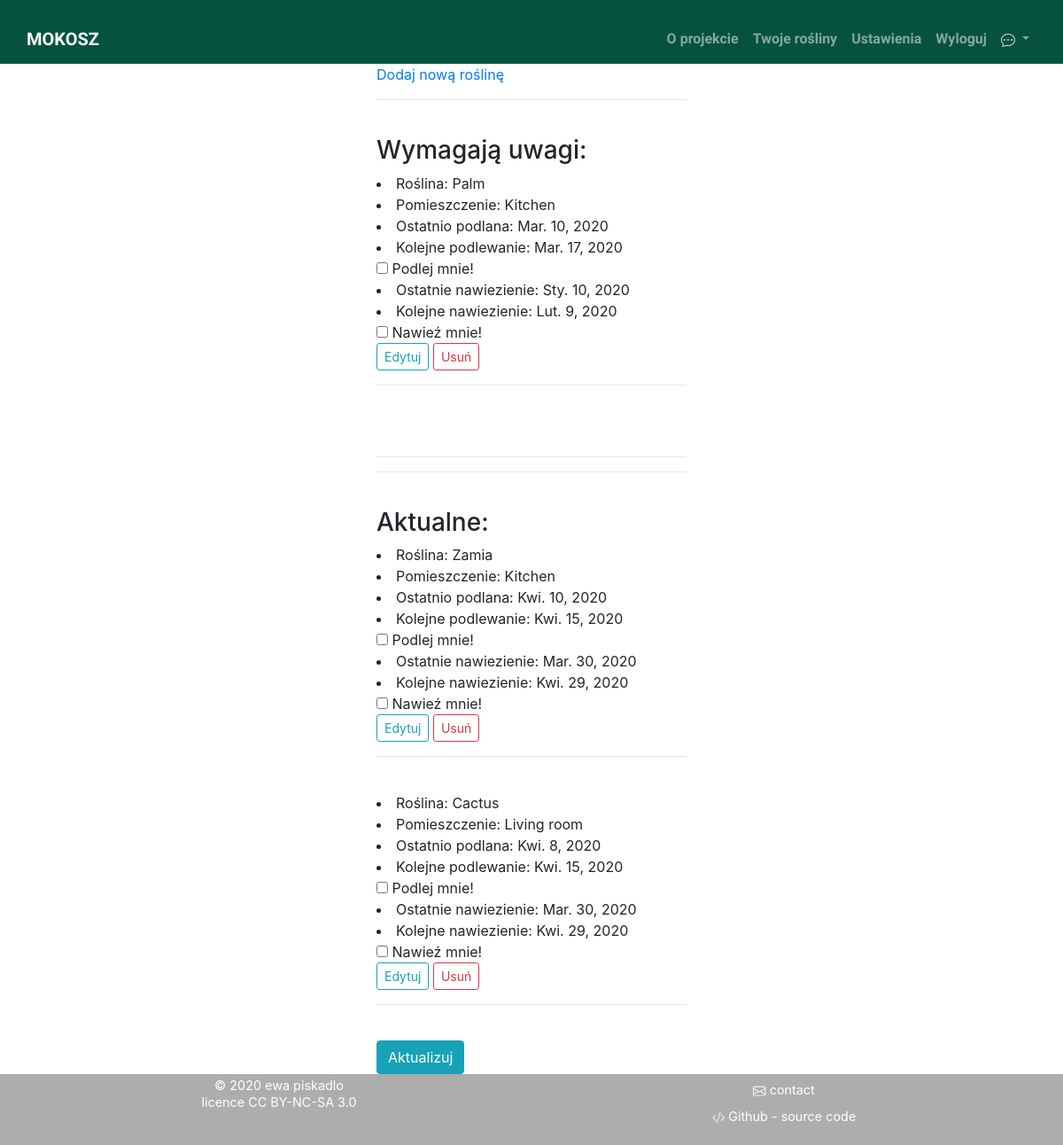
The app's page /pl/manager/ (signed in) with its own data.
### manager/models.py (models this page shows, shortened)
class Plant(models.Model):
    owner = models.ForeignKey(User, on_delete=models.CASCADE, related_name="user")
    name = models.CharField(_('name'),max_length=30)
    slug = models.SlugField(allow_unicode=True, default="")
    description = models.CharField(_('description'),max_length=256, blank=True, default="")
    location = models.ForeignKey(Location, on_delete=models.CASCADE, related_name='location', verbose_name=_('location'), blank=True, default="")
    plant_image = models.ImageField(_('image'),upload_to='media/plant_pics', blank=True)
    last_water = models.DateField(_('last watered'),default=date.today)
    water_every = models.PositiveIntegerField(
        _('water every'),
        default=7,
        editable=True,
        validators=[MinValueValidator(1),
        MaxValueValidator(60)])
    last_fertilize = models.DateField(_('last fertilized'), default=date.today)
    fertilize_every = models.PositiveIntegerField(
        _('fertilize every'),
        default=30,
        editable=True,
        validators=[MinValueValidator(1),
        MaxValueValidator(60)])
    @property
    def next_water(self):
        return self.last_water + timedelta(days=self.water_every)
    @property
    def next_fertilize(self):
        return self.last_fertilize + timedelta(days=self.fertilize_every)
    class Meta:
        verbose_name = _('plant')
        verbose_name_plural = _('plants')
        ordering = ['location']
        unique_together = ['owner', 'name']

class Location(models.Model):
    owner = models.ForeignKey(User, on_delete=models.CASCADE)
    room = models.CharField(_('room'),max_length=50)
    class Meta:
        verbose_name = _('location')
        verbose_name_plural = _('locations')
        ordering = ['room']
        unique_together = ['owner', 'room']

### manager/views.py (the view)
# urls.py: path('', views.ListPlants, name='list'),
@login_required
def ListPlants(request):
    users_plants = Plant.objects.filter(owner=request.user)
    takeCareOf_id = [x.id for x in Plant.objects.filter(owner=request.user) if x.next_water < date.today() or x.next_fertilize < date.today() ]
    takeCareOf = Plant.objects.filter(id__in=takeCareOf_id)
    upToDate_id = [x.id for x in Plant.objects.filter(owner=request.user) if x.next_water >= date.today() and x.next_fertilize >= date.today()]
    upToDate = Plant.objects.filter(id__in=upToDate_id)
    return render(request, 'manager/list_plants.html', {'users_plants':users_plants, 'upToDate':upToDate, 'takeCareOf':takeCareOf})

### manager/templates/manager/list_plants.html (shortened to what this page needs)
{% extends "base.html" %}
{% load bootstrap4 i18n %}
{% block body_block%}
    <div class="container">
        <div class="row justify-content-md-center">
            <div class="col col-lg-4  ">
                <a href=" {% url 'manager:createPlant' %}">
                    {% trans "Add new plant" %}
                </a>
                <br>
                <hr>
                <br>
            </div>
        </div>
    </div>
    <div class="container">
        <div class="row justify-content-md-center">
            <div class="col col-lg-4  ">
                {% if users_plants %}
                    <form method="POST" action="{% url 'manager:waterPlants' %}">
                        <h3>{% trans "Take care of:" %}</h3>
                        {% for plant in takeCareOf %}
                            <li> {% trans "Plant: " %} {{ plant.name }}</li>
                            <li> {% trans "Location: " %} {{plant.location.room}}</li>
                            <li> {% trans "Last watered: " %} {{ plant.last_water }}</li>
                            <li> {% trans "Water next on: " %} {{plant.next_water }} </li>
                            <input type="checkbox" name="water_me" id="plant{{plant.pk}}" value='{{plant.pk}}'> {% trans "Water me!"%}
                            <li> {% trans "Last fertilized: "%} {{ plant.last_fertilize }}</li>
                            <li> {% trans "Fertilize next on: " %} {{plant.next_fertilize }} </li>
                            <input type="checkbox" name="fertilize_me" id="plant{{plant.pk}}" value='{{plant.pk}}'> {% trans "Fertilize me!" %}
                            <br>
                            <a class="btn btn-outline-info btn-sm" href="{% url 'manager:editPlant' slug=plant.slug %}" role="button"> {% trans "Edit" %} </a>
                            <a class="btn btn-outline-danger btn-sm" href="{% url 'manager:deletePlant' slug=plant.slug %}" role="button"> {% trans "Delete" %} </a>
                            <hr>
                            <br>
                        {% empty %}
                            <li>{% trans "All your plants are up to date!" %}</li>
                        {% endfor %}
                        <br>
                        <hr>
                        <hr>
                        <br>
                        <h3>{% trans "Up to date:" %}</h3>
                        {% for plant in upToDate %}
                            <li> {% trans "Plant: " %} {{ plant.name }}</li>
                            <li> {% trans "Location: " %} {{plant.location.room }}</li>
                            <li> {% trans "Last watered: " %} {{ plant.last_water }}</li>
                            <li> {% trans "Water next on: " %} {{plant.next_water }} </li>
                            <input type="checkbox" name="water_me" id="plant{{plant.pk}}" value='{{plant.pk}}'> {% trans "Water me!" %}
                            <li> {% trans "Last fertilized: "%} {{ plant.last_fertilize }}</li>
                            <li> {% trans "Fertilize next on: " %} {{plant.next_fertilize }} </li>
                            <input type="checkbox" name="fertilize_me" id="plant{{plant.pk}}" value='{{plant.pk}}'> {% trans "Fertilize me!" %}
                            <br>
                            <a class="btn btn-outline-info btn-sm" href="{% url 'manager:editPlant' slug=plant.slug %}" role="button"> {% trans "Edit" %} </a>
                            <a class="btn btn-outline-danger btn-sm" href="{% url 'manager:deletePlant' slug=plant.slug %}" role="button"> {% trans "Delete" %} </a>
                            <hr>
                            <br>
                        {% empty %}
                            <li>{% trans "No plants are up to date!" %}</li>
                        {% endfor %}
                            <input type="submit" class='btn btn-info align-self-center mx-auto' value={% trans "Update" %}>
                    </form>
                {% else %}
                    <h4>{% trans "No plants added yet!" %}</h4>
                {% endif %}
            </div>
        </div>
    </div>
{% endblock %}

### records on screen
Plant: name "Palm", location.room "Kitchen", last_water "Mar. 10, 2020", next_water "Mar. 17, 2020", last_fertilize "Sty. 10, 2020", next_fertilize "Lut. 9, 2020"
Plant: name "Zamia", location.room "Kitchen", last_water "Kwi. 10, 2020", next_water "Kwi. 15, 2020", last_fertilize "Mar. 30, 2020", next_fertilize "Kwi. 29, 2020"
Plant: name "Cactus", location.room "Living room", last_water "Kwi. 8, 2020", next_water "Kwi. 15, 2020", last_fertilize "Mar. 30, 2020", next_fertilize "Kwi. 29, 2020"
